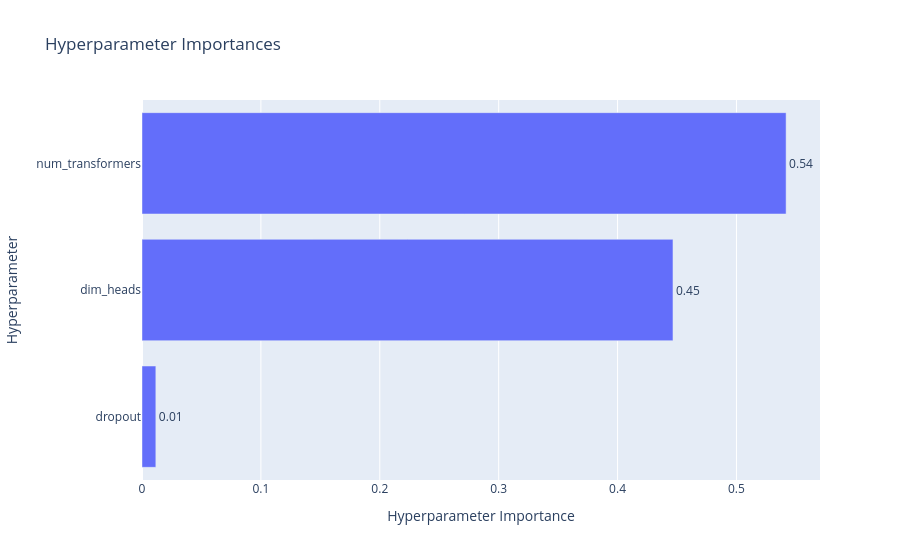

The code cell stored with this chart in its notebook:
### Code cell
optuna.visualization.plot_param_importances(
    structure_study, target=lambda t: t.values[0], target_name="flops"
)

### Figure 1 — Plotly figure (JSON) as saved in the notebook; plotly's stock layout.template omitted (floating-point values rounded to 4 significant figures)
{"data": [{"cliponaxis": false, "hovertemplate": ["dropout (CategoricalDistribution): 0.011643054438303463<extra></extra>", "dim_heads (CategoricalDistribution): 0.4466057440180694<extra></extra>", "num_transformers (IntDistribution): 0.5417512015436272<extra></extra>"], "name": "flops", "orientation": "h", "text": ["0.01", "0.45", "0.54"], "textposition": "outside", "type": "bar", "x": [0.01164, 0.4466, 0.5418], "y": ["dropout", "dim_heads", "num_transformers"]}], "layout": {"title": {"text": "Hyperparameter Importances"}, "xaxis": {"title": {"text": "Hyperparameter Importance"}}, "yaxis": {"title": {"text": "Hyperparameter"}}}}
